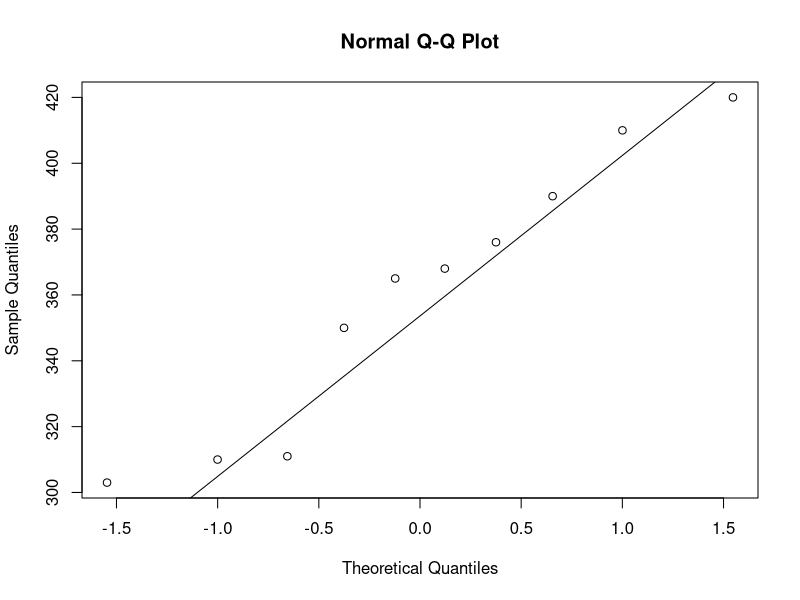
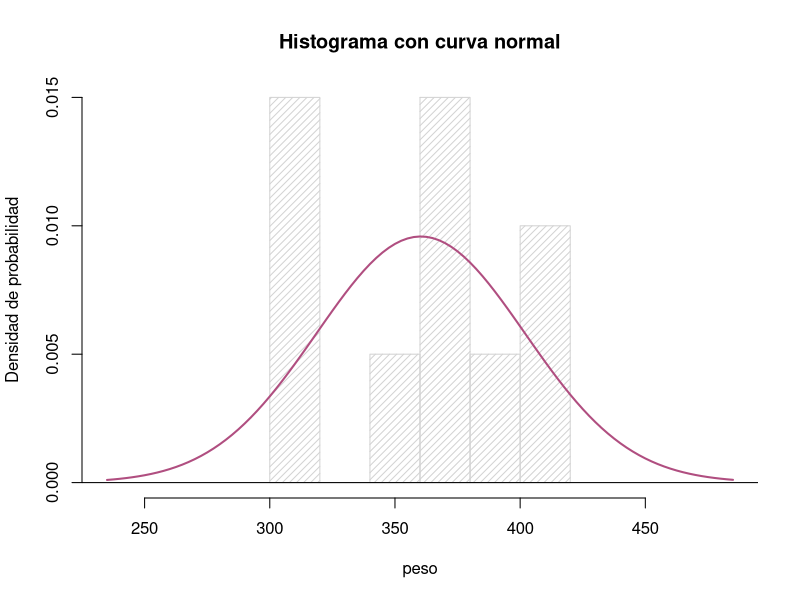
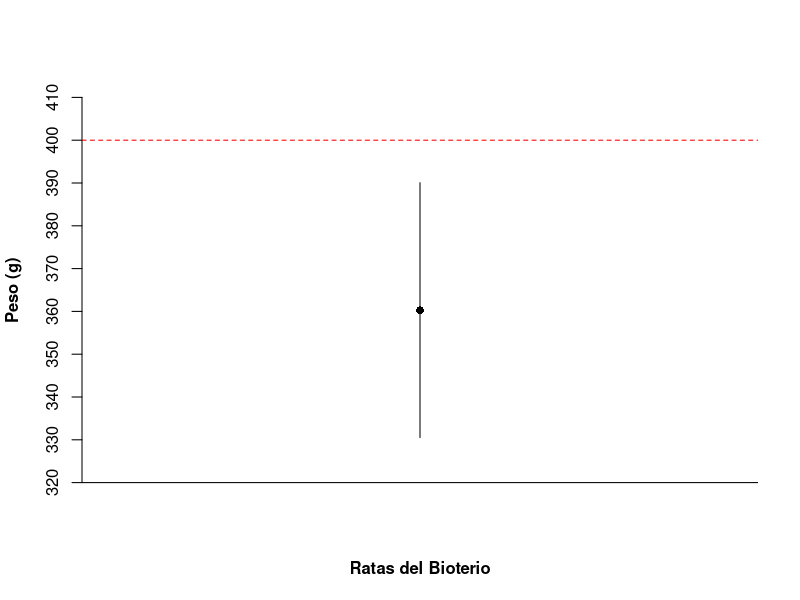

These figures' R source, in order: (Note: this script raises an error after producing the figures.)
#Prueba de t para 1 muestra de n observaciones independientes
peso<-c(310,311,390,368,420, 376, 303, 410, 365, 350)
shapiro.test(peso)
qqnorm(peso) 
qqline(peso) 
#Para graficar el histograma con la curva normal
media<- mean(peso) #Calcular la media excluyendo los NA(missing values)
desvest<-sd(peso) #Calcular la desviacion estandar 
Minimo<-min(peso) 
Maximo<-max(peso) 
x<-seq(Minimo,Maximo,.001) #Generar secuencia de 0.001 en 0.001 unidades
hist(peso, density=20, prob=T, xlab="peso", main="Histograma con curva normal", ylab="Densidad de probabilidad", xlim=c(235,485))
abline(h=0) #adicionar l?nea horizontal a la altura de 0
curve(dnorm(x, mean=media, sd=desvest), col="#b04e80", lwd=2, add=TRUE, yaxt="n") #adicionar curva que corresponde a una distribuci?n normal con los mismos valores de media y desviaci?n est?ndar
palette()

#Para realizar prueba de t
#La prueba sera de dos colas y como valor contra 
#el que se contrastara se usara 400
t.test(peso, mu=400, alternative="two.sided")

#Gr?fica del Intervalo de confianza para la media mu con el valor de mu0= 400
MuEstimada<-360.3
Limite_superior<-390.0771
Limite_inferior<-330.5229
MargenError<-360.3-330.5229
Valor_prueba<-400
plot(1,MuEstimada, axes=F, pch=16, ylim=c(320,410), ylab="Peso (g)", xlab="Ratas del Bioterio", font.lab=2)
axis(2, at=seq(320,410, by=10)) #se genera una secuencia en el eje y que va de 10 en 10
abline(h=Valor_prueba, lty=2, col="red")# lty = 2 discontinua
abline(h=320, lty=1, col="black") #lty=1 continua
segments(1,MuEstimada-MargenError,1,MuEstimada+MargenError) 
segments(1-0.03,L?mite_inferior, 1+0.03, L?mite_inferior) 
segments(1-0.03,L?mite_superior, 1+0.03, L?mite_superior)
  
